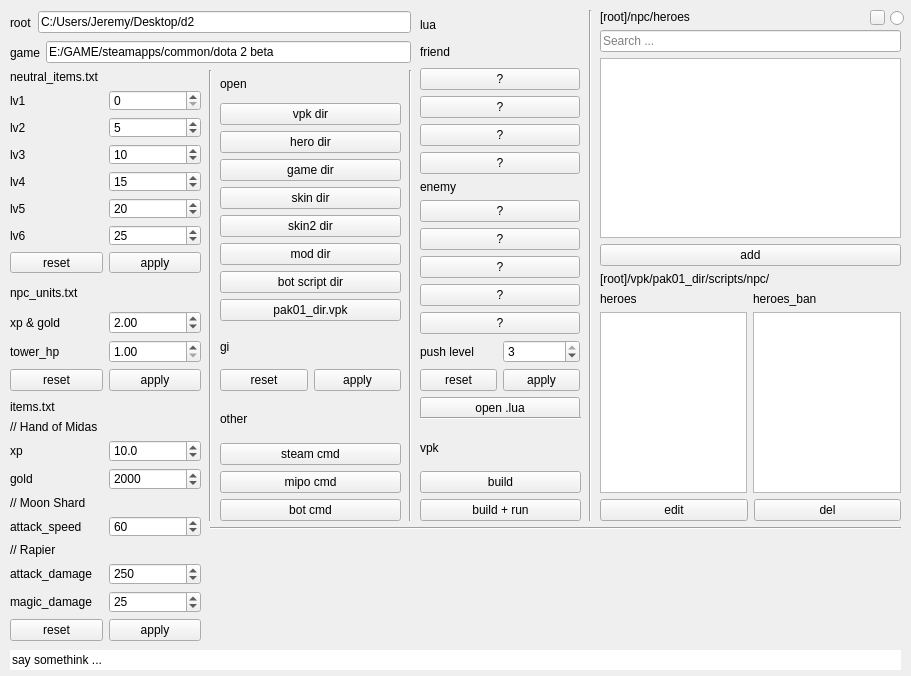
<?xml version="1.0" encoding="UTF-8"?>
<ui version="4.0">
 <class>Form</class>
 <widget class="QWidget" name="Form">
  <property name="geometry">
   <rect>
    <x>0</x>
    <y>0</y>
    <width>911</width>
    <height>676</height>
   </rect>
  </property>
  <property name="windowTitle">
   <string>Form</string>
  </property>
  <property name="styleSheet">
   <string notr="true">font: 8pt &quot;JetBrains Mono&quot;;</string>
  </property>
  <widget class="QWidget" name="verticalLayoutWidget">
   <property name="geometry">
    <rect>
     <x>10</x>
     <y>70</y>
     <width>191</width>
     <height>203</height>
    </rect>
   </property>
   <layout class="QVBoxLayout" name="verticalLayout">
    <item>
     <widget class="QLabel" name="label_8">
      <property name="text">
       <string>neutral_items.txt</string>
      </property>
     </widget>
    </item>
    <item>
     <layout class="QHBoxLayout" name="horizontalLayout_2">
      <item>
       <widget class="QLabel" name="label_2">
        <property name="text">
         <string>lv1</string>
        </property>
       </widget>
      </item>
      <item>
       <widget class="QSpinBox" name="box_neutral_items_lv1">
        <property name="maximum">
         <number>999</number>
        </property>
        <property name="value">
         <number>0</number>
        </property>
       </widget>
      </item>
     </layout>
    </item>
    <item>
     <layout class="QHBoxLayout" name="horizontalLayout_3">
      <item>
       <widget class="QLabel" name="label_3">
        <property name="text">
         <string>lv2</string>
        </property>
       </widget>
      </item>
      <item>
       <widget class="QSpinBox" name="box_neutral_items_lv2">
        <property name="maximum">
         <number>999</number>
        </property>
        <property name="value">
         <number>5</number>
        </property>
       </widget>
      </item>
     </layout>
    </item>
    <item>
     <layout class="QHBoxLayout" name="horizontalLayout_4">
      <item>
       <widget class="QLabel" name="label_4">
        <property name="text">
         <string>lv3</string>
        </property>
       </widget>
      </item>
      <item>
       <widget class="QSpinBox" name="box_neutral_items_lv3">
        <property name="maximum">
         <number>999</number>
        </property>
        <property name="value">
         <number>10</number>
        </property>
        <property name="displayIntegerBase">
         <number>10</number>
        </property>
       </widget>
      </item>
     </layout>
    </item>
    <item>
     <layout class="QHBoxLayout" name="horizontalLayout_5">
      <item>
       <widget class="QLabel" name="label_5">
        <property name="text">
         <string>lv4</string>
        </property>
       </widget>
      </item>
      <item>
       <widget class="QSpinBox" name="box_neutral_items_lv4">
        <property name="maximum">
         <number>999</number>
        </property>
        <property name="value">
         <number>15</number>
        </property>
       </widget>
      </item>
     </layout>
    </item>
    <item>
     <layout class="QHBoxLayout" name="horizontalLayout_6">
      <item>
       <widget class="QLabel" name="label_6">
        <property name="text">
         <string>lv5</string>
        </property>
       </widget>
      </item>
      <item>
       <widget class="QSpinBox" name="box_neutral_items_lv5">
        <property name="maximum">
         <number>999</number>
        </property>
        <property name="value">
         <number>20</number>
        </property>
       </widget>
      </item>
     </layout>
    </item>
    <item>
     <layout class="QHBoxLayout" name="horizontalLayout_20">
      <item>
       <widget class="QLabel" name="label_28">
        <property name="text">
         <string>lv6</string>
        </property>
       </widget>
      </item>
      <item>
       <widget class="QSpinBox" name="box_neutral_items_lv6">
        <property name="maximum">
         <number>999</number>
        </property>
        <property name="value">
         <number>25</number>
        </property>
       </widget>
      </item>
     </layout>
    </item>
    <item>
     <layout class="QHBoxLayout" name="horizontalLayout_12">
      <item>
       <widget class="QPushButton" name="btn_neutral_items_reset">
        <property name="text">
         <string>reset</string>
        </property>
       </widget>
      </item>
      <item>
       <widget class="QPushButton" name="btn_neutral_items_apply">
        <property name="text">
         <string>apply</string>
        </property>
       </widget>
      </item>
     </layout>
    </item>
   </layout>
  </widget>
  <widget class="QWidget" name="verticalLayoutWidget_2">
   <property name="geometry">
    <rect>
     <x>10</x>
     <y>400</y>
     <width>191</width>
     <height>241</height>
    </rect>
   </property>
   <layout class="QVBoxLayout" name="verticalLayout_2">
    <item>
     <widget class="QLabel" name="label_12">
      <property name="text">
       <string>items.txt</string>
      </property>
     </widget>
    </item>
    <item>
     <widget class="QLabel" name="label_10">
      <property name="text">
       <string>// Hand of Midas</string>
      </property>
     </widget>
    </item>
    <item>
     <layout class="QHBoxLayout" name="horizontalLayout_7">
      <item>
       <widget class="QLabel" name="label_7">
        <property name="text">
         <string>xp</string>
        </property>
       </widget>
      </item>
      <item>
       <widget class="QDoubleSpinBox" name="box_item_hand_of_midas_xp">
        <property name="decimals">
         <number>1</number>
        </property>
        <property name="value">
         <double>10.000000000000000</double>
        </property>
       </widget>
      </item>
     </layout>
    </item>
    <item>
     <layout class="QHBoxLayout" name="horizontalLayout_8">
      <item>
       <widget class="QLabel" name="label_9">
        <property name="text">
         <string>gold</string>
        </property>
       </widget>
      </item>
      <item>
       <widget class="QSpinBox" name="box_item_hand_of_midas_gold">
        <property name="maximum">
         <number>999999</number>
        </property>
        <property name="singleStep">
         <number>100</number>
        </property>
        <property name="value">
         <number>2000</number>
        </property>
       </widget>
      </item>
     </layout>
    </item>
    <item>
     <widget class="QLabel" name="label_29">
      <property name="text">
       <string>// Moon Shard</string>
      </property>
     </widget>
    </item>
    <item>
     <layout class="QHBoxLayout" name="horizontalLayout_21">
      <item>
       <widget class="QLabel" name="label_30">
        <property name="text">
         <string>attack_speed</string>
        </property>
       </widget>
      </item>
      <item>
       <widget class="QDoubleSpinBox" name="box_item_moon_shard_attack_speed">
        <property name="decimals">
         <number>0</number>
        </property>
        <property name="maximum">
         <double>1000.000000000000000</double>
        </property>
        <property name="singleStep">
         <double>10.000000000000000</double>
        </property>
        <property name="value">
         <double>60.000000000000000</double>
        </property>
       </widget>
      </item>
     </layout>
    </item>
    <item>
     <widget class="QLabel" name="label_32">
      <property name="text">
       <string>// Rapier</string>
      </property>
     </widget>
    </item>
    <item>
     <layout class="QHBoxLayout" name="horizontalLayout_22">
      <item>
       <widget class="QLabel" name="label_31">
        <property name="text">
         <string>attack_damage</string>
        </property>
       </widget>
      </item>
      <item>
       <widget class="QSpinBox" name="box_item_rapier_attack_damage">
        <property name="maximum">
         <number>10000</number>
        </property>
        <property name="singleStep">
         <number>100</number>
        </property>
        <property name="value">
         <number>250</number>
        </property>
       </widget>
      </item>
     </layout>
    </item>
    <item>
     <layout class="QHBoxLayout" name="horizontalLayout_23">
      <item>
       <widget class="QLabel" name="label_33">
        <property name="text">
         <string>magic_damage</string>
        </property>
       </widget>
      </item>
      <item>
       <widget class="QSpinBox" name="box_item_rapier_magic_damage">
        <property name="maximum">
         <number>1000</number>
        </property>
        <property name="singleStep">
         <number>10</number>
        </property>
        <property name="value">
         <number>25</number>
        </property>
       </widget>
      </item>
     </layout>
    </item>
    <item>
     <layout class="QHBoxLayout" name="horizontalLayout_13">
      <item>
       <widget class="QPushButton" name="btn_items_reset">
        <property name="text">
         <string>reset</string>
        </property>
       </widget>
      </item>
      <item>
       <widget class="QPushButton" name="btn_items_apply">
        <property name="text">
         <string>apply</string>
        </property>
       </widget>
      </item>
     </layout>
    </item>
   </layout>
  </widget>
  <widget class="QWidget" name="verticalLayoutWidget_3">
   <property name="geometry">
    <rect>
     <x>10</x>
     <y>280</y>
     <width>191</width>
     <height>111</height>
    </rect>
   </property>
   <layout class="QVBoxLayout" name="verticalLayout_3">
    <item>
     <widget class="QLabel" name="label_11">
      <property name="text">
       <string>npc_units.txt</string>
      </property>
     </widget>
    </item>
    <item>
     <layout class="QHBoxLayout" name="horizontalLayout">
      <item>
       <widget class="QLabel" name="label">
        <property name="text">
         <string>xp &amp; gold</string>
        </property>
       </widget>
      </item>
      <item>
       <widget class="QDoubleSpinBox" name="box_npc_units_xp_gold">
        <property name="decimals">
         <number>2</number>
        </property>
        <property name="minimum">
         <double>1.000000000000000</double>
        </property>
        <property name="maximum">
         <double>100.000000000000000</double>
        </property>
        <property name="singleStep">
         <double>0.100000000000000</double>
        </property>
        <property name="value">
         <double>2.000000000000000</double>
        </property>
       </widget>
      </item>
     </layout>
    </item>
    <item>
     <layout class="QHBoxLayout" name="horizontalLayout_9">
      <item>
       <widget class="QLabel" name="label_13">
        <property name="text">
         <string>tower_hp</string>
        </property>
       </widget>
      </item>
      <item>
       <widget class="QDoubleSpinBox" name="box_npc_units_tower_hp">
        <property name="decimals">
         <number>2</number>
        </property>
        <property name="minimum">
         <double>1.000000000000000</double>
        </property>
        <property name="maximum">
         <double>100.000000000000000</double>
        </property>
        <property name="singleStep">
         <double>0.100000000000000</double>
        </property>
        <property name="value">
         <double>1.000000000000000</double>
        </property>
       </widget>
      </item>
     </layout>
    </item>
    <item>
     <layout class="QHBoxLayout" name="horizontalLayout_14">
      <item>
       <widget class="QPushButton" name="btn_npc_units_reset">
        <property name="text">
         <string>reset</string>
        </property>
       </widget>
      </item>
      <item>
       <widget class="QPushButton" name="btn_npc_units_apply">
        <property name="text">
         <string>apply</string>
        </property>
       </widget>
      </item>
     </layout>
    </item>
   </layout>
  </widget>
  <widget class="QWidget" name="verticalLayoutWidget_4">
   <property name="geometry">
    <rect>
     <x>220</x>
     <y>330</y>
     <width>181</width>
     <height>61</height>
    </rect>
   </property>
   <layout class="QVBoxLayout" name="verticalLayout_4">
    <item>
     <widget class="QLabel" name="label_14">
      <property name="text">
       <string>gi</string>
      </property>
     </widget>
    </item>
    <item>
     <layout class="QHBoxLayout" name="horizontalLayout_15">
      <item>
       <widget class="QPushButton" name="btn_gi_reset">
        <property name="text">
         <string>reset</string>
        </property>
       </widget>
      </item>
      <item>
       <widget class="QPushButton" name="btn_gi_apply">
        <property name="text">
         <string>apply</string>
        </property>
       </widget>
      </item>
     </layout>
    </item>
   </layout>
  </widget>
  <widget class="QWidget" name="verticalLayoutWidget_5">
   <property name="geometry">
    <rect>
     <x>420</x>
     <y>430</y>
     <width>161</width>
     <height>91</height>
    </rect>
   </property>
   <layout class="QVBoxLayout" name="verticalLayout_5">
    <item>
     <widget class="QLabel" name="label_16">
      <property name="text">
       <string>vpk</string>
      </property>
     </widget>
    </item>
    <item>
     <widget class="QPushButton" name="btn_vpk_build">
      <property name="text">
       <string>build</string>
      </property>
     </widget>
    </item>
    <item>
     <widget class="QPushButton" name="btn_vpk_build_run">
      <property name="text">
       <string>build + run</string>
      </property>
     </widget>
    </item>
   </layout>
  </widget>
  <widget class="Line" name="line">
   <property name="geometry">
    <rect>
     <x>200</x>
     <y>70</y>
     <width>21</width>
     <height>451</height>
    </rect>
   </property>
   <property name="orientation">
    <enum>Qt::Vertical</enum>
   </property>
  </widget>
  <widget class="QWidget" name="verticalLayoutWidget_7">
   <property name="geometry">
    <rect>
     <x>220</x>
     <y>400</y>
     <width>181</width>
     <height>121</height>
    </rect>
   </property>
   <layout class="QVBoxLayout" name="verticalLayout_7">
    <item>
     <widget class="QLabel" name="label_18">
      <property name="text">
       <string>other</string>
      </property>
     </widget>
    </item>
    <item>
     <widget class="QPushButton" name="btn_steam_cmd">
      <property name="text">
       <string>steam cmd</string>
      </property>
     </widget>
    </item>
    <item>
     <widget class="QPushButton" name="btn_mipo_cmd">
      <property name="text">
       <string>mipo cmd</string>
      </property>
     </widget>
    </item>
    <item>
     <widget class="QPushButton" name="btn_bot_cmd">
      <property name="text">
       <string>bot cmd</string>
      </property>
     </widget>
    </item>
   </layout>
  </widget>
  <widget class="QWidget" name="horizontalLayoutWidget_10">
   <property name="geometry">
    <rect>
     <x>10</x>
     <y>10</y>
     <width>401</width>
     <height>25</height>
    </rect>
   </property>
   <layout class="QHBoxLayout" name="horizontalLayout_10">
    <item>
     <widget class="QLabel" name="label_19">
      <property name="text">
       <string>root</string>
      </property>
     </widget>
    </item>
    <item>
     <widget class="QLineEdit" name="le_root">
      <property name="text">
       <string>C:/Users/Jeremy/Desktop/d2</string>
      </property>
      <property name="placeholderText">
       <string>C:/Users/Jeremy/Desktop/d2</string>
      </property>
     </widget>
    </item>
   </layout>
  </widget>
  <widget class="QWidget" name="horizontalLayoutWidget_11">
   <property name="geometry">
    <rect>
     <x>10</x>
     <y>40</y>
     <width>401</width>
     <height>25</height>
    </rect>
   </property>
   <layout class="QHBoxLayout" name="horizontalLayout_11">
    <item>
     <widget class="QLabel" name="label_20">
      <property name="text">
       <string>game</string>
      </property>
     </widget>
    </item>
    <item>
     <widget class="QLineEdit" name="le_game">
      <property name="text">
       <string>E:/GAME/steamapps/common/dota 2 beta</string>
      </property>
      <property name="placeholderText">
       <string>E:/GAME/steamapps/common/dota 2 beta</string>
      </property>
     </widget>
    </item>
   </layout>
  </widget>
  <widget class="QWidget" name="horizontalLayoutWidget">
   <property name="geometry">
    <rect>
     <x>420</x>
     <y>14</y>
     <width>160</width>
     <height>405</height>
    </rect>
   </property>
   <layout class="QVBoxLayout" name="verticalLayout_10">
    <item>
     <widget class="QLabel" name="label_15">
      <property name="text">
       <string>lua</string>
      </property>
     </widget>
    </item>
    <item>
     <widget class="QLabel" name="label_21">
      <property name="text">
       <string>friend</string>
      </property>
     </widget>
    </item>
    <item>
     <widget class="QPushButton" name="btn_lua_firend1">
      <property name="text">
       <string>?</string>
      </property>
     </widget>
    </item>
    <item>
     <widget class="QPushButton" name="btn_lua_firend2">
      <property name="text">
       <string>?</string>
      </property>
     </widget>
    </item>
    <item>
     <widget class="QPushButton" name="btn_lua_firend3">
      <property name="text">
       <string>?</string>
      </property>
     </widget>
    </item>
    <item>
     <widget class="QPushButton" name="btn_lua_firend4">
      <property name="text">
       <string>?</string>
      </property>
     </widget>
    </item>
    <item>
     <layout class="QVBoxLayout" name="verticalLayout_8">
      <item>
       <widget class="QLabel" name="label_23">
        <property name="text">
         <string>enemy</string>
        </property>
       </widget>
      </item>
      <item>
       <widget class="QPushButton" name="btn_lua_enemy1">
        <property name="text">
         <string>?</string>
        </property>
       </widget>
      </item>
      <item>
       <widget class="QPushButton" name="btn_lua_enemy2">
        <property name="text">
         <string>?</string>
        </property>
       </widget>
      </item>
      <item>
       <widget class="QPushButton" name="btn_lua_enemy3">
        <property name="text">
         <string>?</string>
        </property>
       </widget>
      </item>
      <item>
       <widget class="QPushButton" name="btn_lua_enemy4">
        <property name="text">
         <string>?</string>
        </property>
       </widget>
      </item>
      <item>
       <widget class="QPushButton" name="btn_lua_enemy5">
        <property name="text">
         <string>?</string>
        </property>
       </widget>
      </item>
     </layout>
    </item>
    <item>
     <layout class="QHBoxLayout" name="horizontalLayout_18">
      <item>
       <widget class="QLabel" name="label_17">
        <property name="text">
         <string>push level</string>
        </property>
       </widget>
      </item>
      <item>
       <widget class="QSpinBox" name="box_lua_push_lv">
        <property name="minimum">
         <number>1</number>
        </property>
        <property name="maximum">
         <number>3</number>
        </property>
        <property name="value">
         <number>3</number>
        </property>
       </widget>
      </item>
     </layout>
    </item>
    <item>
     <layout class="QHBoxLayout" name="horizontalLayout_16">
      <item>
       <widget class="QPushButton" name="btn_lua_reset">
        <property name="text">
         <string>reset</string>
        </property>
       </widget>
      </item>
      <item>
       <widget class="QPushButton" name="btn_lua_apply">
        <property name="text">
         <string>apply</string>
        </property>
       </widget>
      </item>
     </layout>
    </item>
    <item>
     <widget class="QPushButton" name="btn_open_lua">
      <property name="text">
       <string>open .lua</string>
      </property>
     </widget>
    </item>
   </layout>
  </widget>
  <widget class="QWidget" name="verticalLayoutWidget_8">
   <property name="geometry">
    <rect>
     <x>600</x>
     <y>10</y>
     <width>301</width>
     <height>511</height>
    </rect>
   </property>
   <layout class="QVBoxLayout" name="verticalLayout_11">
    <item>
     <widget class="QLabel" name="label_25">
      <property name="text">
       <string>[root]/npc/heroes</string>
      </property>
     </widget>
    </item>
    <item>
     <widget class="QLineEdit" name="le_search">
      <property name="placeholderText">
       <string>Search ...</string>
      </property>
     </widget>
    </item>
    <item>
     <widget class="QListView" name="lv_hero"/>
    </item>
    <item>
     <widget class="QPushButton" name="btn_add_hero_to_vpk">
      <property name="text">
       <string>add</string>
      </property>
     </widget>
    </item>
    <item>
     <widget class="QLabel" name="label_24">
      <property name="text">
       <string>[root]/vpk/pak01_dir/scripts/npc/</string>
      </property>
     </widget>
    </item>
    <item>
     <layout class="QHBoxLayout" name="horizontalLayout_19">
      <item>
       <layout class="QVBoxLayout" name="verticalLayout_9">
        <item>
         <widget class="QLabel" name="label_26">
          <property name="text">
           <string>heroes</string>
          </property>
         </widget>
        </item>
        <item>
         <widget class="QListView" name="lv_hero_vpk">
          <property name="maximumSize">
           <size>
            <width>16777215</width>
            <height>16777215</height>
           </size>
          </property>
         </widget>
        </item>
       </layout>
      </item>
      <item>
       <layout class="QVBoxLayout" name="verticalLayout_12">
        <item>
         <widget class="QLabel" name="label_27">
          <property name="text">
           <string>heroes_ban</string>
          </property>
         </widget>
        </item>
        <item>
         <widget class="QListView" name="lv_hero_ban">
          <property name="maximumSize">
           <size>
            <width>16777215</width>
            <height>16777215</height>
           </size>
          </property>
         </widget>
        </item>
       </layout>
      </item>
     </layout>
    </item>
    <item>
     <layout class="QHBoxLayout" name="horizontalLayout_17">
      <item>
       <widget class="QPushButton" name="btn_edit_hero_in_vpk_and_ban">
        <property name="text">
         <string>edit</string>
        </property>
       </widget>
      </item>
      <item>
       <widget class="QPushButton" name="btn_del_hero_in_vpk_and_ban">
        <property name="text">
         <string>del</string>
        </property>
       </widget>
      </item>
     </layout>
    </item>
   </layout>
  </widget>
  <widget class="QLineEdit" name="le_status_bar">
   <property name="geometry">
    <rect>
     <x>10</x>
     <y>650</y>
     <width>891</width>
     <height>20</height>
    </rect>
   </property>
   <property name="text">
    <string>say somethink ...</string>
   </property>
   <property name="frame">
    <bool>false</bool>
   </property>
   <property name="echoMode">
    <enum>QLineEdit::Normal</enum>
   </property>
   <property name="cursorPosition">
    <number>17</number>
   </property>
   <property name="dragEnabled">
    <bool>false</bool>
   </property>
   <property name="readOnly">
    <bool>true</bool>
   </property>
  </widget>
  <widget class="QRadioButton" name="btn_on_top">
   <property name="geometry">
    <rect>
     <x>890</x>
     <y>10</y>
     <width>21</width>
     <height>16</height>
    </rect>
   </property>
   <property name="text">
    <string/>
   </property>
  </widget>
  <widget class="QWidget" name="layoutWidget">
   <property name="geometry">
    <rect>
     <x>220</x>
     <y>70</y>
     <width>181</width>
     <height>251</height>
    </rect>
   </property>
   <layout class="QVBoxLayout" name="verticalLayout_6">
    <item>
     <widget class="QLabel" name="label_22">
      <property name="text">
       <string>open</string>
      </property>
     </widget>
    </item>
    <item>
     <widget class="QPushButton" name="btn_open_vpk_dir">
      <property name="text">
       <string>vpk dir</string>
      </property>
     </widget>
    </item>
    <item>
     <widget class="QPushButton" name="btn_open_hero_dir">
      <property name="text">
       <string>hero dir</string>
      </property>
     </widget>
    </item>
    <item>
     <widget class="QPushButton" name="btn_open_game_dir">
      <property name="text">
       <string>game dir</string>
      </property>
     </widget>
    </item>
    <item>
     <widget class="QPushButton" name="btn_open_skin_dir">
      <property name="text">
       <string>skin dir</string>
      </property>
     </widget>
    </item>
    <item>
     <widget class="QPushButton" name="btn_open_skin2_dir">
      <property name="text">
       <string>skin2 dir</string>
      </property>
     </widget>
    </item>
    <item>
     <widget class="QPushButton" name="btn_open_mod_dir">
      <property name="text">
       <string>mod dir</string>
      </property>
     </widget>
    </item>
    <item>
     <widget class="QPushButton" name="btn_open_bot_script_dir">
      <property name="text">
       <string>bot script dir</string>
      </property>
     </widget>
    </item>
    <item>
     <widget class="QPushButton" name="btn_open_pak01">
      <property name="text">
       <string>pak01_dir.vpk</string>
      </property>
     </widget>
    </item>
   </layout>
  </widget>
  <widget class="Line" name="line_2">
   <property name="geometry">
    <rect>
     <x>420</x>
     <y>410</y>
     <width>161</width>
     <height>16</height>
    </rect>
   </property>
   <property name="orientation">
    <enum>Qt::Horizontal</enum>
   </property>
  </widget>
  <widget class="Line" name="line_3">
   <property name="geometry">
    <rect>
     <x>400</x>
     <y>70</y>
     <width>21</width>
     <height>451</height>
    </rect>
   </property>
   <property name="orientation">
    <enum>Qt::Vertical</enum>
   </property>
  </widget>
  <widget class="Line" name="line_4">
   <property name="geometry">
    <rect>
     <x>580</x>
     <y>10</y>
     <width>21</width>
     <height>511</height>
    </rect>
   </property>
   <property name="orientation">
    <enum>Qt::Vertical</enum>
   </property>
  </widget>
  <widget class="QPushButton" name="btn_refresh_lv_hero_vpk_ban">
   <property name="geometry">
    <rect>
     <x>870</x>
     <y>10</y>
     <width>15</width>
     <height>15</height>
    </rect>
   </property>
   <property name="maximumSize">
    <size>
     <width>15</width>
     <height>15</height>
    </size>
   </property>
   <property name="text">
    <string/>
   </property>
  </widget>
  <widget class="Line" name="line_5">
   <property name="geometry">
    <rect>
     <x>210</x>
     <y>520</y>
     <width>691</width>
     <height>16</height>
    </rect>
   </property>
   <property name="orientation">
    <enum>Qt::Horizontal</enum>
   </property>
  </widget>
 </widget>
 <resources/>
 <connections/>
</ui>
